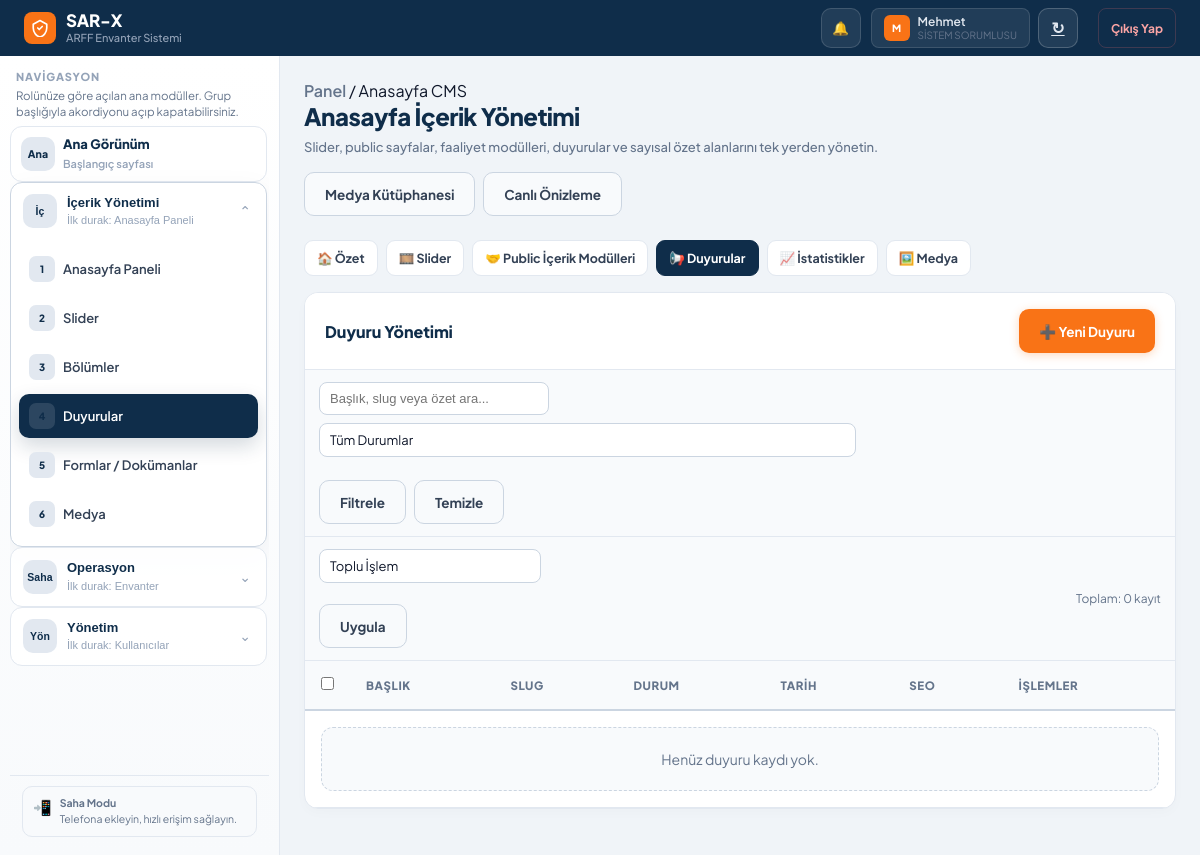
The page /admin/homepage/announcements (signed in) on the database as committed earlier.
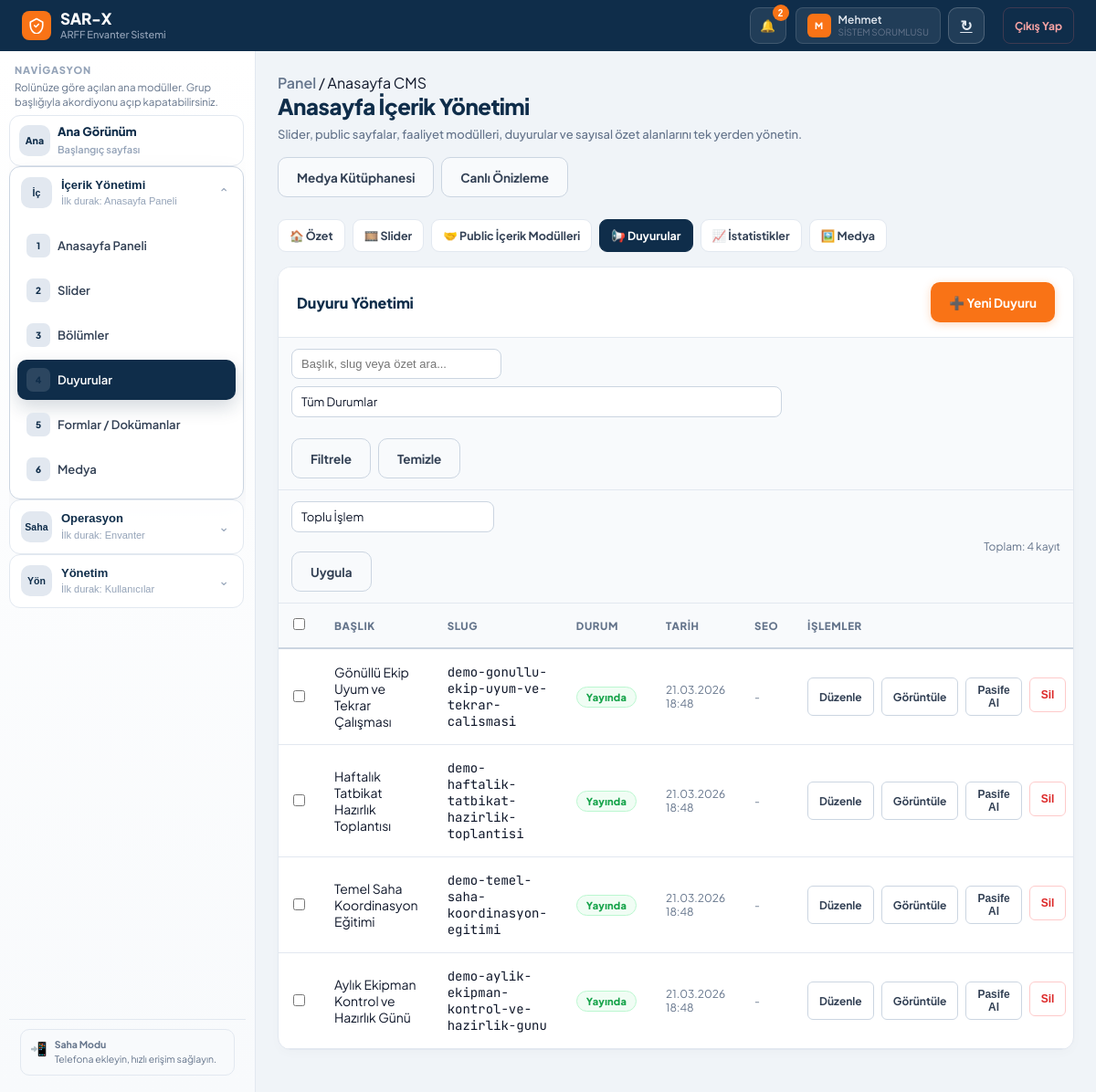
The same page on the database as committed later.
### models.py (models this page shows)
class TimestampMixin:
    created_at = db.Column(db.DateTime, default=get_tr_now)
    updated_at = db.Column(db.DateTime, default=get_tr_now, onupdate=get_tr_now)

class Announcement(db.Model, TimestampMixin):
    __tablename__ = 'announcement'
    id = db.Column(db.Integer, primary_key=True)
    title = db.Column(db.String(200), nullable=False)
    slug = db.Column(db.String(220), nullable=False, unique=True, index=True)
    summary = db.Column(db.Text)
    content = db.Column(db.Text, nullable=False)
    cover_image = db.Column(db.String(500))
    is_published = db.Column(db.Boolean, default=True, index=True)
    published_at = db.Column(db.DateTime, default=get_tr_now, index=True)
    author_id = db.Column(db.Integer, db.ForeignKey('kullanici.id'), nullable=True, index=True)
    author = db.relationship('Kullanici', backref='announcements')

class ContentWorkflow(db.Model, TimestampMixin):
    __tablename__ = 'content_workflow'
    id = db.Column(db.Integer, primary_key=True)
    entity_type = db.Column(db.String(40), nullable=False, index=True)
    entity_id = db.Column(db.Integer, nullable=False, index=True)
    status = db.Column(db.String(20), nullable=False, default='draft', index=True)
    published_at = db.Column(db.DateTime, nullable=True, index=True)
    published_by_id = db.Column(db.Integer, db.ForeignKey('kullanici.id'), nullable=True, index=True)
    last_edited_by_id = db.Column(db.Integer, db.ForeignKey('kullanici.id'), nullable=True, index=True)
    last_action = db.Column(db.String(40), nullable=True)
    __table_args__ = (
        db.UniqueConstraint('entity_type', 'entity_id', name='uq_content_workflow_entity'),
    )
    published_by = db.relationship('Kullanici', foreign_keys=[published_by_id], lazy=True)
    last_edited_by = db.relationship('Kullanici', foreign_keys=[last_edited_by_id], lazy=True)

### routes/content.py (the view)
@content_bp.route("/admin/homepage/announcements")
@login_required
@homepage_editor_required
def homepage_announcements_list():
    query = Announcement.query.order_by(Announcement.created_at.desc())
    announcements, search_query, selected_status = _apply_common_filters(query, Announcement, "announcement")
    workflow_map = _workflow_map("announcement", announcements)
    seo_map = _seo_map_for_announcements(announcements)
    return render_template(
        "admin/homepage_announcements_list.html",
        announcements=announcements,
        workflow_map=workflow_map,
        seo_map=seo_map,
        search_query=search_query,
        selected_status=selected_status,
    )

### extensions.py (called while the page is built, shortened)
def _schema_cache():
    if not current_app:
        return {"tables": {}, "columns": {}}
    return current_app.extensions.setdefault(
        "schema_cache",
        {"tables": {}, "columns": {}},
    )

def table_exists(table_name):
    try:
        if not current_app:
            return False
        cache = _schema_cache()
        if cache["tables"].get(table_name) is True:
            return cache["tables"][table_name]
    except Exception:
        return False

def column_exists(table_name, column_name):
    try:
        if not current_app:
            return False
        cache = _schema_cache()
        return column_name in cache["columns"][table_name]
    except Exception:
        return False

### models.py (called while the page is built)
def get_tr_now():
    return datetime.now(TR_TZ)

### routes/content.py (called while the page is built, shortened)
def _apply_common_filters(query, model, content_type):
    search = (request.args.get("q") or "").strip()
    status = (request.args.get("status") or "").strip().lower()
    records = query.all()
    if status in ALLOWED_WORKFLOW_STATUSES:
        records = [item for item in records if _current_workflow_status(content_type, item) == status]
    return records, search, status

### templates/admin/homepage_announcements_list.html (shortened to what this page needs)
{% extends "admin/homepage_base.html" %}
{% block homepage_body %}
<div class="panel">
  <div class="panel-header">
    <div class="panel-title">Duyuru Yönetimi</div>
    <a class="btn btn-primary" href="{{ url_for('content.homepage_announcement_create') }}">➕ Yeni Duyuru</a>
  </div>
  <div class="hp-toolbar">
    <form method="GET" class="hp-toolbar-left">
      <input type="search" name="q" placeholder="Başlık, slug veya özet ara..." value="{{ search_query or '' }}">
      <select name="status">
        <option value="">Tüm Durumlar</option>
      </select>
      <button class="btn btn-secondary" type="submit">Filtrele</button>
      <a class="btn btn-secondary" href="{{ url_for('content.homepage_announcements_list') }}">Temizle</a>
    </form>
  </div>
  <form method="POST" action="{{ url_for('content.homepage_bulk_action', content_type='announcement') }}">
    <div class="hp-toolbar">
      <div class="hp-toolbar-left hp-bulk">
        <select name="bulk_action">
          <option value="">Toplu İşlem</option>
        </select>
        <button class="btn btn-secondary" type="submit">Uygula</button>
      </div>
      <div class="hp-toolbar-right" style="font-size:12px; color:var(--text3);">Toplam: {{ announcements|length }} kayıt</div>
    </div>
    <div class="table-container">
      <table class="data-table">
        <thead>
          <tr>
            <th style="width:36px;"><input type="checkbox" id="selectAllRows"></th>
            <th>Başlık</th>
            <th>Slug</th>
            <th>Durum</th>
            <th>Tarih</th>
            <th>SEO</th>
            <th>İşlemler</th>
          </tr>
        </thead>
        <tbody>
          {% for item in announcements %}
          {% set wf = workflow_map.get(item.id) %}
          {% set seo = seo_map.get(item.id) %}
          <tr>
            <td><input type="checkbox" name="selected_ids" value="{{ item.id }}" class="row-selector"></td>
            <td>{{ item.title }}</td>
            <td style="font-family:var(--mono);">{{ item.slug }}</td>
            <td>
              {% if wf and wf.status == 'published' %}<span class="hp-status-pill hp-status-published">Yayında</span>
              {% elif wf and wf.status == 'draft' %}<span class="hp-status-pill hp-status-draft">Taslak</span>
              {% elif wf and wf.status == 'archived' %}<span class="hp-status-pill hp-status-archived">Arşiv</span>
              {% else %}<span class="hp-status-pill hp-status-passive">Pasif</span>{% endif %}
            </td>
            <td style="font-size:12px; color:var(--text3);">
              {% if wf and wf.published_at %}{{ wf.published_at.strftime('%d.%m.%Y %H:%M') }}{% else %}-{% endif %}
            </td>
            <td style="font-size:12px; color:var(--text3);">
              {% if seo and (seo.meta_title or seo.meta_description) %}Tanımlı{% else %}-{% endif %}
            </td>
            <td>
              <div class="row-actions">
                <a class="row-btn" href="{{ url_for('content.homepage_announcement_edit', announcement_id=item.id) }}">Düzenle</a>
                <a class="row-btn" href="{{ url_for('content.public_announcement_detail', slug=item.slug) }}" target="_blank">Görüntüle</a>
                <form method="POST" action="{{ url_for('content.homepage_announcement_toggle', announcement_id=item.id) }}">
                  <button class="row-btn" type="submit">{{ 'Pasife Al' if wf and wf.status == 'published' else 'Yayınla' }}</button>
                </form>
                <form method="POST" action="{{ url_for('content.homepage_announcement_delete', announcement_id=item.id) }}" onsubmit="return confirm('Duyuru silinsin mi?');">
                  <button class="row-btn" type="submit" style="color:var(--red); border-color:var(--red-border);">Sil</button>
                </form>
              </div>
            </td>
          </tr>
          {% else %}
          <tr><td colspan="7"><div class="hp-empty">Henüz duyuru kaydı yok.</div></td></tr>
          {% endfor %}
        </tbody>
      </table>
    </div>
  </form>
</div>
{% endblock %}

### templates/base.html (shortened to what the changed rows need)
<!DOCTYPE html>
<html lang="tr">
<head>
</head>
<body>
<div class="app-shell">
  <header class="topbar">
    <div class="topbar-end">
      <div class="notification-wrap">
        <button type="button" class="notification-btn" id="notificationToggle" aria-label="Bildirimler">
          🔔
          {% if unread_notification_count %}
          <span class="notification-count">{{ unread_notification_count }}</span>
          {% endif %}
        </button>
      </div>
    </div>
  </header>
  <nav class="sidebar" id="sidebarNav">
    <div class="sidebar-scroll">
      {% for group in sidebar_groups %}
      {% if group.single_link %}
      {% set item = group["items"][0] %}
      <section class="sidebar-group" data-group="{{ group.key }}" data-sidebar-direct="{{ group.key }}">
        <a href="{{ item.url }}" class="sidebar-group-toggle nav-item {% if item.active %}active{% endif %}" style="margin-top:0;" data-sidebar-link {% if item.active %}aria-current="page"{% endif %}>
          <div class="sidebar-group-icon">{{ group.icon }}</div>
          <div class="sidebar-group-body">
            <div class="sidebar-group-label">{{ group.label }}</div>
            <div class="sidebar-group-meta">Başlangıç sayfası</div>
          </div>
        </a>
      </section>
      {% else %}
      <section class="sidebar-group {% if group.open %}is-open{% endif %}" data-group="{{ group.key }}" data-sidebar-state="{% if group.open %}open{% else %}closed{% endif %}">
        <button
          type="button"
          class="sidebar-group-toggle"
          data-sidebar-group="{{ group.key }}"
          data-sidebar-target="{{ group['items'][0].url }}"
          id="sidebarGroupToggle-{{ group.key }}"
          aria-expanded="{% if group.open %}true{% else %}false{% endif %}"
          aria-controls="sidebarGroup-{{ group.key }}"
        >
          <div class="sidebar-group-icon">{{ group.icon }}</div>
          <div class="sidebar-group-body">
            <div class="sidebar-group-label">{{ group.label }}</div>
            <div class="sidebar-group-meta">İlk durak: {{ group["items"][0].label }}</div>
          </div>
          <div class="sidebar-group-chevron">⌄</div>
        </button>
        <div class="sidebar-group-items" id="sidebarGroup-{{ group.key }}" role="group" aria-labelledby="sidebarGroupToggle-{{ group.key }}">
          {% for item in group["items"] %}
          <a href="{{ item.url }}" class="nav-item {% if item.active %}active{% endif %}" data-sidebar-link {% if item.active %}aria-current="page"{% endif %}>
            <div class="nav-icon">{{ loop.index }}</div> {{ item.label }}
          </a>
          {% endfor %}
        </div>
      </section>
      {% endif %}
      {% endfor %}
    </div>
  </nav>
  <main class="main-content">
    <div class="main-inner">
        {% block body %}{% endblock %}
    </div>
  </main>
</div>
</body>
</html>

Rows that differ between the two databases and show on the page:
added Announcement: title "Gönüllü Ekip Uyum ve Tekrar Çalışması", slug "demo-gonullu-ekip-uyum-ve-tekrar-calismasi"
added ContentWorkflow: published_at "21.03.2026 18:48", status "Pasife Al"
added Announcement: title "Haftalık Tatbikat Hazırlık Toplantısı", slug "demo-haftalik-tatbikat-hazirlik-toplantisi"
added ContentWorkflow: published_at "21.03.2026 18:48", status "Pasife Al"
added Announcement: title "Temel Saha Koordinasyon Eğitimi", slug "demo-temel-saha-koordinasyon-egitimi"
added ContentWorkflow: published_at "21.03.2026 18:48", status "Pasife Al"
added Announcement: title "Aylık Ekipman Kontrol ve Hazırlık Günü", slug "demo-aylik-ekipman-kontrol-ve-hazirlik-gunu"
added ContentWorkflow: published_at "21.03.2026 18:48", status "Pasife Al"
Other text that changed with them:
{{ unread_notification_count }}: (not shown) → "2"
{{ announcements|length }}: "0" → "4"
text no longer shown: "Henüz duyuru kaydı yok."
